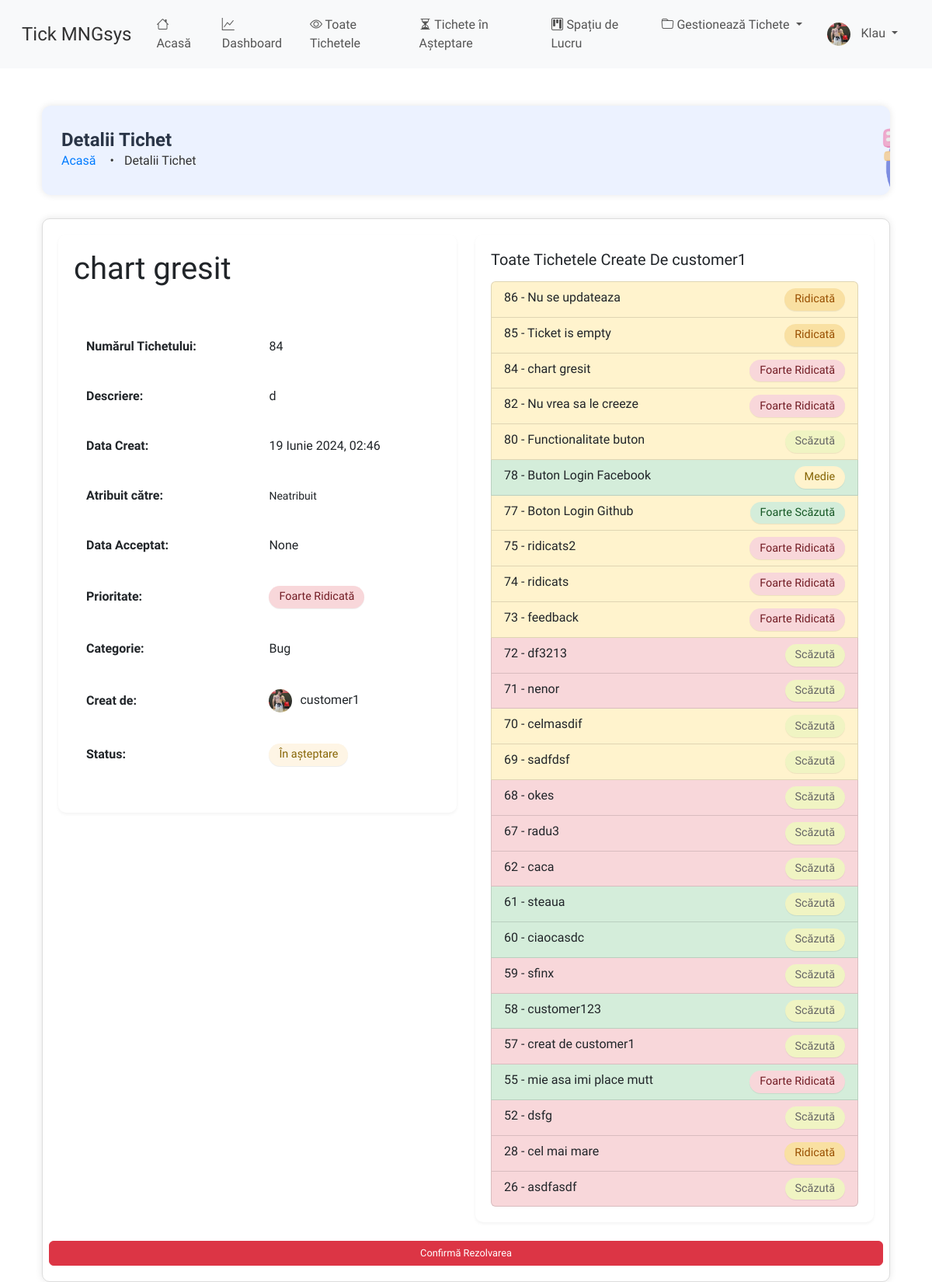
Page /ticket/ticket-details/84/ (signed in) on the earlier database version.
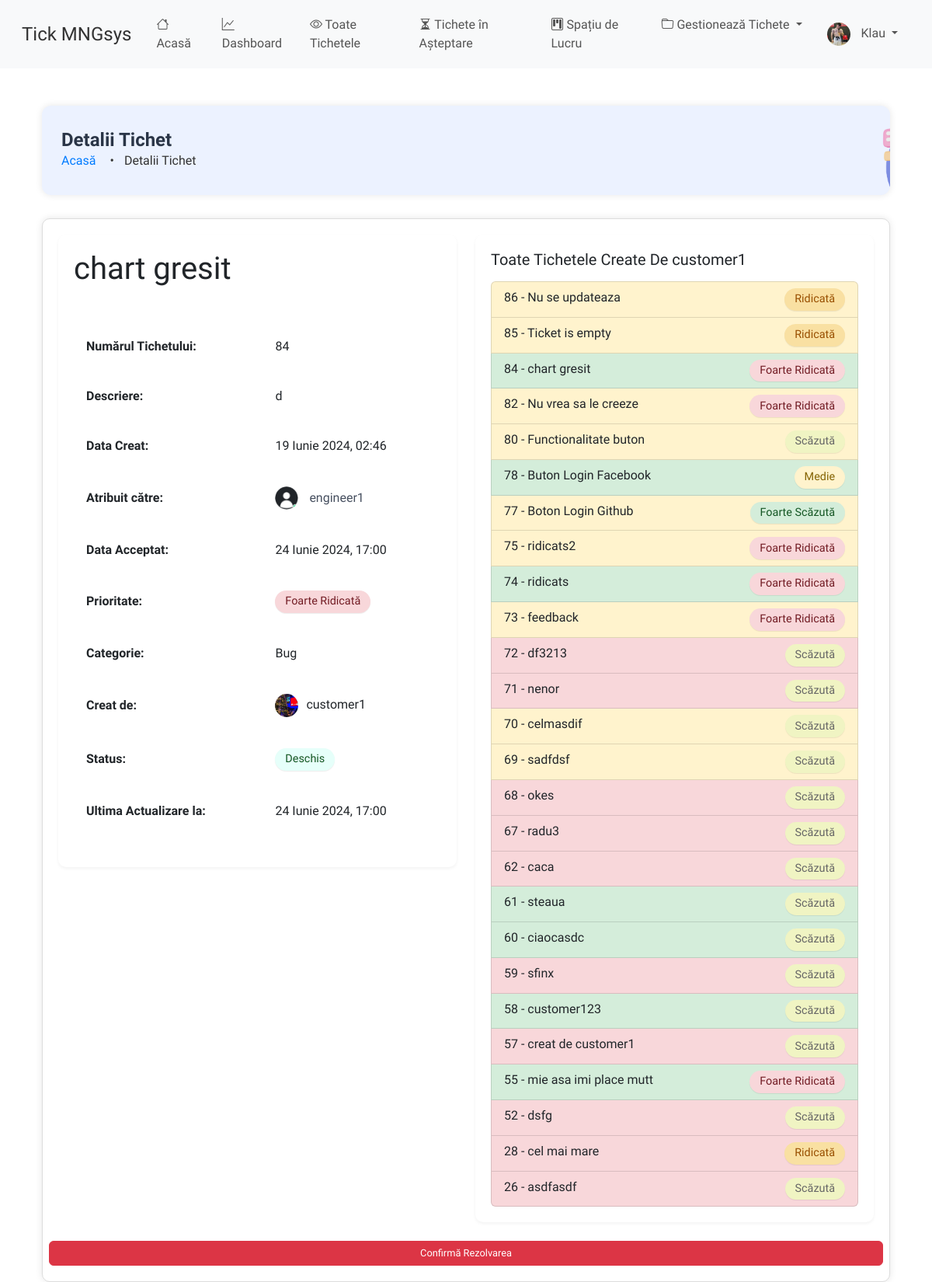
Same page on the later database version.
### ticket/models.py (models this page shows, shortened)
class Ticket(models.Model):
    PRIORITY_CHOICES = (
        ('Very Low', 'Foarte Scăzut'),
        ('Low', 'Scăzut'),
        ('Medium', 'Mediu'),
        ('High', 'Ridicat'),
        ('Very High', 'Foarte Ridicat'),
    )
    CATEGORY_CHOICES = (
        ('Bug', 'Bug'),
        ('Feature Request', 'Cerere Funcționalitate'),
        ('Customer Support', 'Suport Client'),
        ('Sales', 'Vânzări'),
        ('Feedback', 'Feedback'),
        ('Other', 'Altele'),
    )
    STATUS_CHOICES = (
        ('Active', 'Activ'),
        ('Completed', 'Completat'),
        ('Pending', 'În așteptare'),
    )
    id = models.AutoField(primary_key=True)
    title = models.CharField(max_length=100, validators=[MaxLengthValidator(100)], unique=True)
    description = models.TextField()
    priority = models.CharField(max_length=9, choices=PRIORITY_CHOICES, default='Low')
    category = models.CharField(max_length=20, choices=CATEGORY_CHOICES, default='Other')
    created_by = models.ForeignKey(User, on_delete=models.CASCADE, related_name='tickets_created', editable=False)
    date_created = models.DateTimeField(auto_now_add=True)
    assigned_to = models.ForeignKey(User, on_delete=models.DO_NOTHING, null=True, blank=True,
                                    related_name='tickets_assigned')
    is_resolved = models.BooleanField(default=False)
    accepted_date = models.DateTimeField(null=True, blank=True)
    closed_date = models.DateTimeField(null=True, blank=True)
    ticket_status = models.CharField(max_length=20, choices=STATUS_CHOICES, default='Pending')
    updated_at = models.DateTimeField(auto_now=True)
    class Meta:
        verbose_name = "Ticket"
        verbose_name_plural = "Tickets"
        ordering = ['-date_created']
        unique_together = ('title', 'created_by')
        indexes = [
            models.Index(fields=['priority']),
            models.Index(fields=['category']),
            models.Index(fields=['ticket_status']),
            models.Index(fields=['date_created']),
            models.Index(fields=['updated_at']),
        ]

### users/models.py (models this page shows, shortened)
class User(AbstractUser):
    is_customer = models.BooleanField(default=False)
    is_engineer = models.BooleanField(default=False)
    is_admin = models.BooleanField(default=False)  # New field for admin users
    profile_image = models.ImageField(upload_to='profile_images/', default='profile_images/default.png')
    def __str__(self):
        return self.username

### ticket/views.py (the view)
# urls.py: path('ticket-details/<int:pk>/', views.ticket_details, name='ticket-details'),
@login_required
def ticket_details(request, pk):
    ticket = Ticket.objects.get(pk=pk)
    t = ticket.created_by
    tickets_per_user = t.tickets_created.all()
    context = {'ticket': ticket, 'tickets_per_user': tickets_per_user}
    return render(request, 'ticket/ticket_details.html', context)

### ticket/templatetags/custom_filters.py (called while the page is built)
@register.filter(name='hyphenate')
def hyphenate(value):
    return slugify(value)

### templates/ticket/ticket_details.html (shortened to what the changed rows need)
{% extends 'base.html' %}
{% load static %}
{% load custom_filters %}
{% block content %}
    <div class="container mt-5">
        <div class="header-box">
            <div class="header-content">
                <h1 class="header-title">Detalii Tichet</h1>
            </div>
        </div>
        <div class="content-box">
            <div class="row">
                <div class="col-md-6 mb-4">
                    <div class="card">
                        <div class="card-body">
                            <h1 class="card-title mb-0">{{ ticket.title }}</h1>
                        </div>
                        <div class="card-body">
                            <table class="table table-borderless">
                                <tbody>
                                <tr>
                                    <td><b>Numărul Tichetului:</b></td>
                                    <td>{{ ticket.id }}</td>
                                </tr>
                                <tr>
                                    <td><b>Descriere:</b></td>
                                    <td>{{ ticket.description }}</td>
                                </tr>
                                <tr>
                                    <td><b>Data Creat:</b></td>
                                    <td>{{ ticket.date_created }}</td>
                                </tr>
                                <tr>
                                    <td>
                                        {% if ticket.assigned_to %}
                                            <img src="{{ ticket.assigned_to.profile_image.url }}"
                                                 alt="Profile Image of {{ ticket.assigned_to.username }}"
                                                 class="profile-image">
                                            <span class="assigned-username">{{ ticket.assigned_to.username }}</span>
                                        {% else %}
                                            <small>Neatribuit</small>
                                        {% endif %}
                                    </td>
                                </tr>
                                <tr>
                                    <td><b>Data Acceptat:</b></td>
                                    <td>{{ ticket.accepted_date }}</td>
                                </tr>
                                <tr>
                                    <td><b>Categorie:</b></td>
                                    <td>{{ ticket.get_category_display }}</td>
                                </tr>
                                <tr>
                                    <td><b>Creat de:</b></td>
                                    <td><img src="{{ ticket.created_by.profile_image.url }}"
                                             alt="Profile Image of {{ ticket.created_by.username }}"
                                             class="profile-image">{{ ticket.created_by }}</td>
                                </tr>
                                <tr>
                                    <td>
                                        {% if ticket.ticket_status == 'Active' %}
                                            <span class="badge badge-open">Deschis</span>
                                        {% elif ticket.ticket_status == 'Pending' %}
                                            <span class="badge badge-pending">În așteptare</span>
                                        {% elif ticket.ticket_status == 'Completed' %}
                                            <span class="badge badge-closed">Închis</span>
                                        {% endif %}
                                    </td>
                                </tr>
                                {% if ticket.updated_at != ticket.closed_date and ticket.updated_at != ticket.date_created and ticket.updated_at != ticket.accepted_date %}
                                    <tr>
                                        <td><b>Ultima Actualizare la:</b></td>
                                        <td>{{ ticket.updated_at }}</td>
                                    </tr>
                                {% endif %}
                                </tbody>
                            </table>
                        </div>
                    </div>
                </div>
                <div class="col-md-6 mb-4">
                    <div class="card">
                        <div class="card-body">
                            <h5 class="card-title mb-3">Toate Tichetele Create De {{ ticket.created_by }}</h5>
                            <div class="list-group">
                                {% for user_ticket in tickets_per_user %}
                                    <a href="{% url 'ticket-details' user_ticket.pk %}" class="list-group-item list-group-item-action d-flex justify-content-between
                   {% if user_ticket.ticket_status == 'Active' %}ticket-status-active
                   {% elif user_ticket.ticket_status == 'Pending' %}ticket-status-pending
                   {% elif user_ticket.ticket_status == 'Completed' %}ticket-status-completed
                   {% endif %}">
                                        <span>{{ user_ticket.id }} - {{ user_ticket.title }}</span>
                                        <span class="badge badge-{{ user_ticket.priority|hyphenate }} ml-auto">
                    {% if user_ticket.priority == 'Very Low' %}
                        Foarte Scăzută
                    {% elif user_ticket.priority == 'Low' %}
                        Scăzută
                    {% elif user_ticket.priority == 'Medium' %}
                        Medie
                    {% elif user_ticket.priority == 'High' %}
                        Ridicată
                    {% elif user_ticket.priority == 'Very High' %}
                        Foarte Ridicată
                    {% endif %}
                  </span>
                                    </a>
                                {% endfor %}
                            </div>
                        </div>
                    </div>
                </div>
            </div>
        </div>
    </div>
{% endblock content %}

Differences in the rows shown:
changed Ticket "chart gresit": assigned_to.profile_image: picture added; assigned_to_id empty → 8 (drawn); assigned_to.username (not shown) → "engineer1"; accepted_date "None" → "24 Iunie 2024, 17:00"; created_by.profile_image: a different picture; ticket_status "Pending" → "Active" (drawn); updated_at (not shown) → "24 Iunie 2024, 17:00"
changed Ticket "ridicats": ticket_status "Pending" → "Active" (drawn)
Other differences:
text no longer shown: "Neatribuit În așteptare"
text now shown: "Deschis Ultima Actualizare la:"
